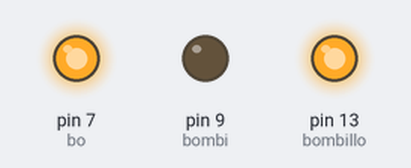
The sketch below on a simulated Arduino Uno, built with avr-gcc and run on an emulated ATmega328P. Parts: output pins drawn as LEDs (lit = HIGH).

Above: at 0.2 s.
At 2.5 s:
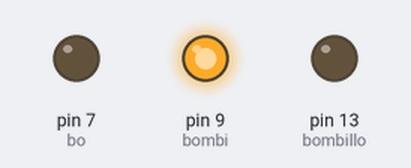
Timing chart, 0 to 3.0 s (numbered marks = the images above):
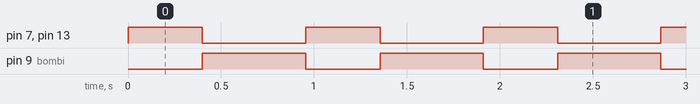

Measured:
- by itself, pin 7 (bo), pin 13 (bombillo): alternates HIGH for 0.40 s and LOW for 0.56 s
- by itself, pin 9 (bombi): alternates HIGH for 0.56 s and LOW for 0.40 s

The sketch:

leds.ino
```cpp
int bombillo = 13;
int bombi = 9;
int bo = 7;
int espera = 200;
int espe = 555;

void setup() {
  // put your setup code here, to run once:
  pinMode(bombillo, OUTPUT);
  pinMode(bombi, OUTPUT);
  pinMode(bo, OUTPUT);
}

void loop() {
  // put your main code here, to run repeatedly:
  digitalWrite(bombillo, HIGH);
  digitalWrite(bombi, LOW);
  digitalWrite(bo, HIGH);

  delay(espera * 2);

  digitalWrite(bombillo, LOW);
  digitalWrite(bombi, HIGH);
  digitalWrite(bo, LOW);


  delay(espe);

}
```
